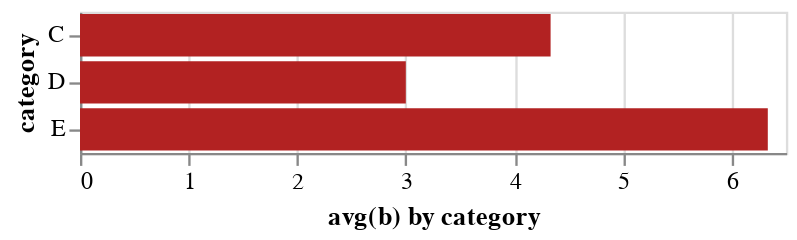

The code cell stored with this chart in its notebook:
### Code cell
# Variation 2
# alt.Chart(data).mark_bar().encode(
#     y='a',
#     x='average(b)'
# )

alt.Chart(data).mark_bar(color='firebrick').encode(
    alt.Y('a').title('category'),
    alt.X('average(b)').title('avg(b) by category')
)

### Figure 1 — Vega-Lite specification as saved in the notebook (floating-point values rounded to 4 significant figures)
{"config": {"view": {"continuousWidth": 300, "continuousHeight": 300}}, "data": {"name": "data-347f1284ea3247c0f55cb966abbdd2d8"}, "mark": {"type": "bar", "color": "firebrick"}, "encoding": {"x": {"aggregate": "average", "field": "b", "title": "avg(b) by category", "type": "quantitative"}, "y": {"field": "a", "title": "category", "type": "nominal"}}, "$schema": "https://vega.github.io/schema/vega-lite/v5.14.1.json", "datasets": {"data-347f1284ea3247c0f55cb966abbdd2d8": [{"a": "C", "b": 2}, {"a": "C", "b": 7}, {"a": "C", "b": 4}, {"a": "D", "b": 1}, {"a": "D", "b": 2}, {"a": "D", "b": 6}, {"a": "E", "b": 8}, {"a": "E", "b": 4}, {"a": "E", "b": 7}]}}
